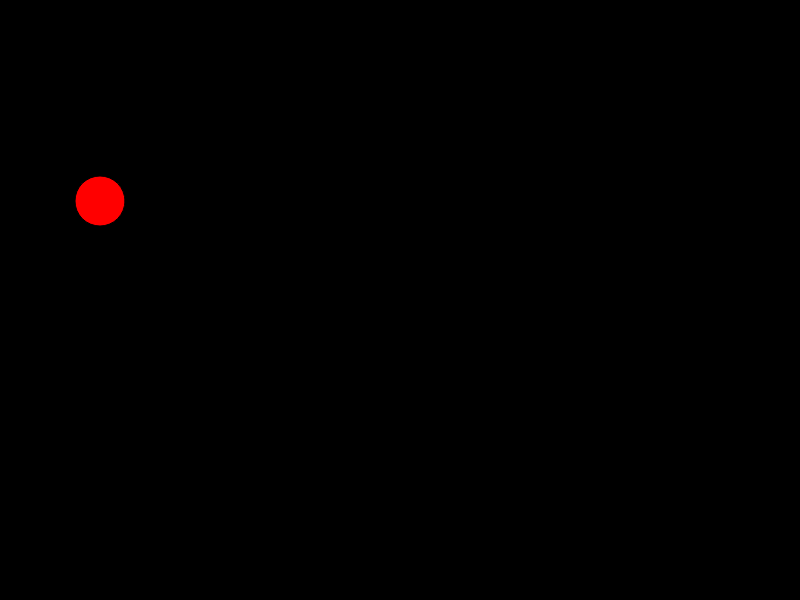
Frame 1 (no input)
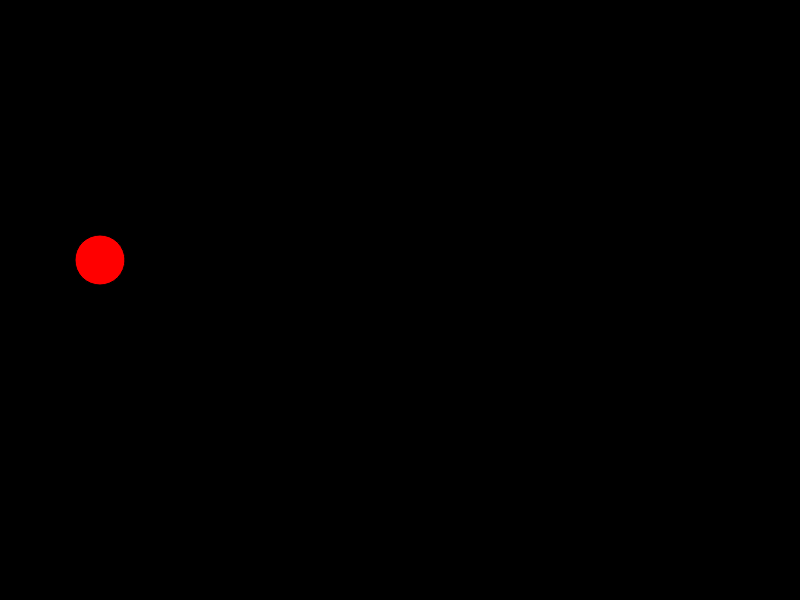
Frame 60 (no input)
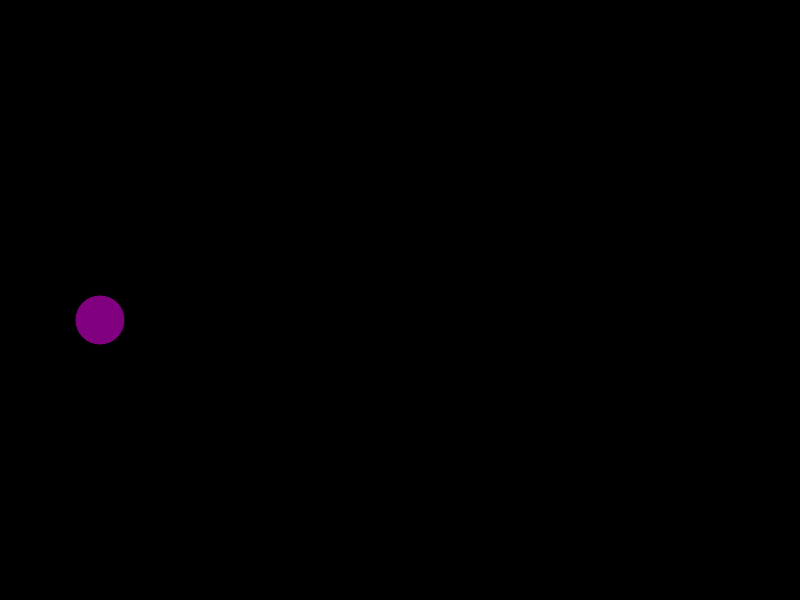
Frame 120 (the mouse pressed at the canvas centre since frame 60)

The p5.js sketch that drew these frames (run headless with seeded random() and noise() and a simulated clock; from frame 60 on, the mouse is pressed at the canvas centre):

// p5.js sketch
// ── sketch.js
var x = 100;
var y = 200;
function setup() {
    createCanvas(800, 600);
    background(0);
}

function draw() {
    background(0);
    if(mouseIsPressed)
    {
        fill("purple");
    }
    else
    {
        fill("red");
    }
    y = y + 1;
    ellipse(x, y, 50, 50);

}
